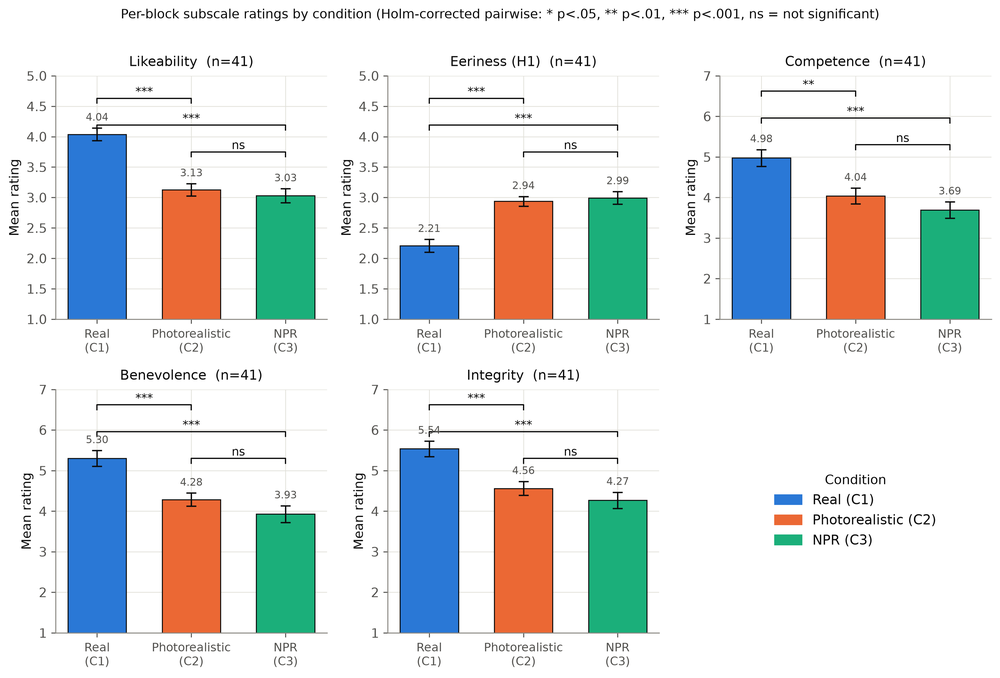
#> input picture thesis/figures/user_study/fig_subscales_grid.png, 1000 x 678 px, shrunk from 3415 x 2315 before the run, found by its file name
$ python subscale_panels.py
#> lines starting #> are read from the running program, lines starting #| are printed output that depends on the picture
#!/usr/bin/env python3
"""One standalone image per subscale, cut from the grid figure.

The grid (fig_subscales_grid) is right for the overview slide but each panel is
too small once a single hypothesis is on screen. This slices the grid into its
five panels at full resolution, so each H slide can carry only its own measure.

Cutting the existing figure rather than re-plotting keeps the panels byte-for-byte
identical to the ones in the thesis, and avoids needing the analysis stack
(pandas/pingouin) just to redraw them.

Run from this folder:  python3 subscale_panels.py
"""
from pathlib import Path

from PIL import Image

SRC = Path("/Users/nidanurgunay/ThesisMetaAvatar/thesis/figures/user_study/fig_subscales_grid.png")
OUT = Path("/Users/nidanurgunay/ThesisMetaAvatar/defense slide images/study figures")

# (x0, y0, x1, y1) as fractions of the grid, 3 columns x 2 rows, legend cell skipped
PANELS = {
    "subscale_1_likeability":  (0.005, 0.045, 0.330, 0.525),
    "subscale_2_eeriness":     (0.335, 0.045, 0.665, 0.525),
    "subscale_3_ability":      (0.670, 0.045, 0.998, 0.525),
    "subscale_4_benevolence":  (0.005, 0.525, 0.330, 0.998),
    "subscale_5_integrity":    (0.335, 0.525, 0.665, 0.998),
}


def main():
    src = Image.open(SRC)
#> src is the input picture: PIL image 1000x678 RGBA; mean R, G, B, A 220.9, 226.4, 226.9, 255
    W, H = src.size
#> W = 1000; H = 678
    for name, (x0, y0, x1, y1) in PANELS.items():
        box = (int(W * x0), int(H * y0), int(W * x1), int(H * y1))
        im = src.crop(box)
        dst = OUT / f"{name}.png"
        im.save(dst)
        print(f"{im.size[0]:5d} x {im.size[1]:5d}   {dst}")
#> this loop made 5 passes
#> pass 1, in main, `im = src.crop(box)`:
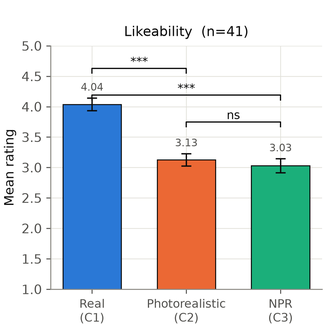
#> im: PIL image 325x325 RGBA; mean R, G, B, A 208.7, 217.2, 219.2, 255
#> pass 2, in main, `im = src.crop(box)`:
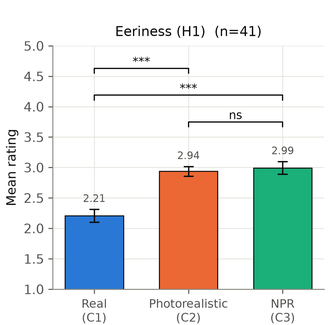
#> im: PIL image 330x325 RGBA; mean R, G, B, A 222.9, 227.1, 224, 255
#> pass 3, in main, `im = src.crop(box)`:
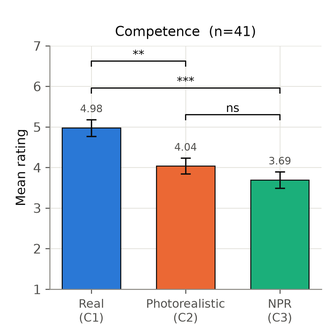
#> im: PIL image 328x325 RGBA; mean R, G, B, A 214.2, 220.9, 222.4, 255
#> after the loop:
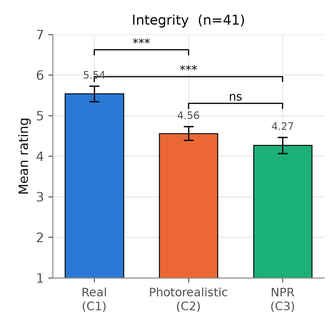
#> im: PIL image 330x321 RGBA; mean R, G, B, A 208.1, 216.2, 217.7, 255


if __name__ == "__main__":
    main()

$ run again, with thesis/figures/user_study/fig_manipulation_check.png copied over thesis/figures/user_study/fig_subscales_grid.png
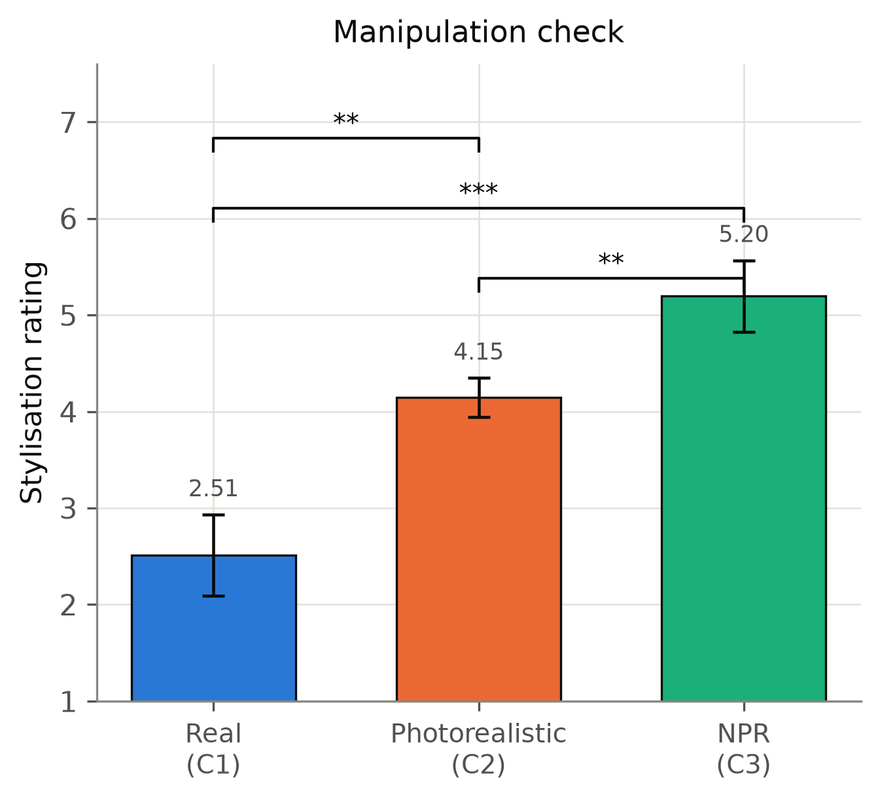
#> input picture thesis/figures/user_study/fig_manipulation_check.png, 880 x 802 px, shrunk from 1345 x 1225 before the run, found by its file name
#> in main, src is the input picture: PIL image 880x802 RGBA; mean R, G, B, A 219.3, 226.5, 220.9, 255
#> the loop in main, `for name, (x0, y0, x1, y1) in PANELS.items():` made 5 passes
#> pass 1, in main, `im = src.crop(box)`:
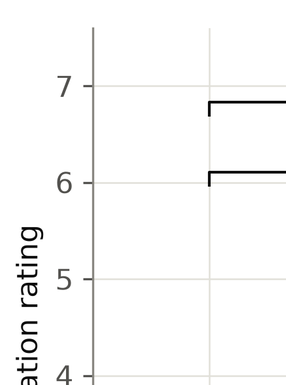
#> im: PIL image 286x385 RGBA; mean R, G, B, A 249.6, 249.6, 249.4, 255
#> after the loop in main, `for name, (x0, y0, x1, y1) in PANELS.items():`:
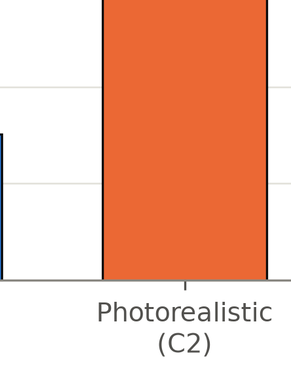
#> im: PIL image 291x379 RGBA; mean R, G, B, A 240.1, 186.4, 165.1, 255

$ run again, with thesis/figures/user_study/fig_rankings.png copied over thesis/figures/user_study/fig_subscales_grid.png
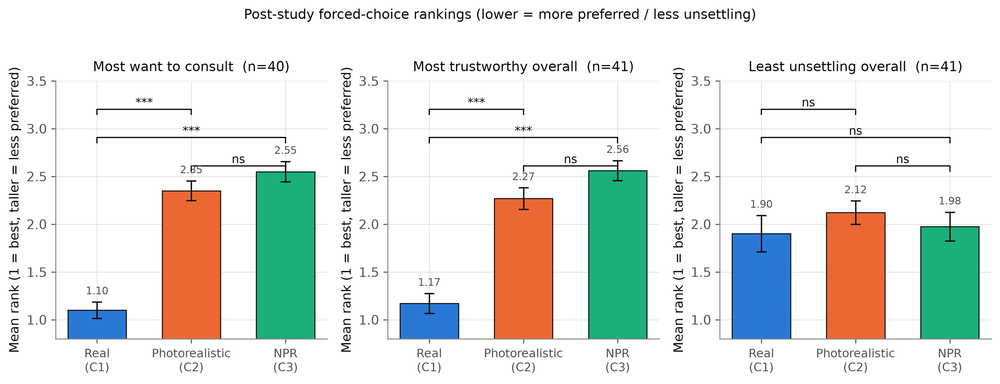
#> input picture thesis/figures/user_study/fig_rankings.png, 1000 x 384 px, shrunk from 3415 x 1310 before the run, found by its file name
#> in main, src is the input picture: PIL image 1000x384 RGBA; mean R, G, B, A 224.5, 228.2, 223.7, 255
#> the loop in main, `for name, (x0, y0, x1, y1) in PANELS.items():` made 5 passes
#> pass 1, in main, `im = src.crop(box)`:
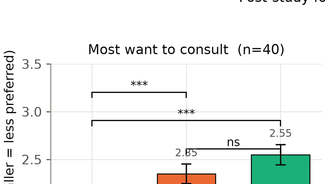
#> im: PIL image 325x184 RGBA; mean R, G, B, A 239.6, 242.4, 240.4, 255
#> after the loop in main, `for name, (x0, y0, x1, y1) in PANELS.items():`:
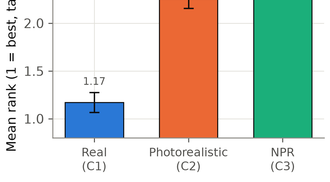
#> im: PIL image 330x182 RGBA; mean R, G, B, A 207.5, 212.3, 201.5, 255

$ run again, with thesis/figures/user_study/fig_tost_equivalence.png copied over thesis/figures/user_study/fig_subscales_grid.png
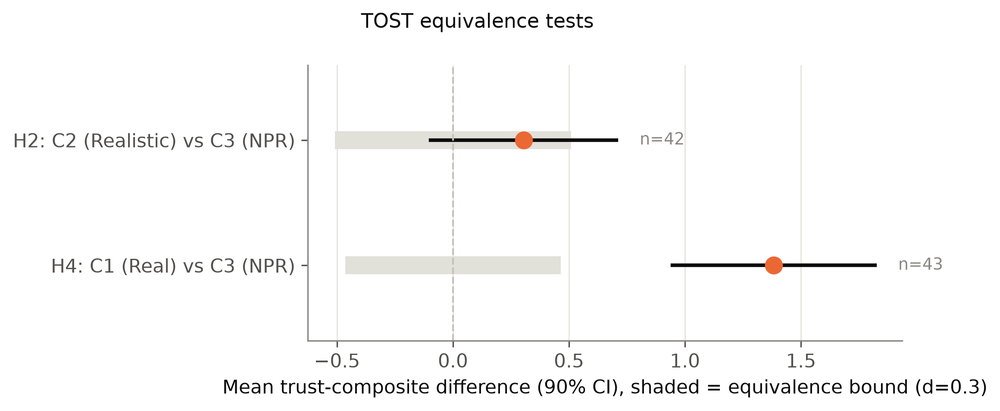
#> input picture thesis/figures/user_study/fig_tost_equivalence.png, 1000 x 411 px, shrunk from 2320 x 953 before the run, found by its file name
#> in main, src is the input picture: PIL image 1000x411 RGBA; mean R, G, B, A 249.7, 249.5, 249.2, 255
#> the loop in main, `for name, (x0, y0, x1, y1) in PANELS.items():` made 5 passes
#> pass 1, in main, `im = src.crop(box)`:
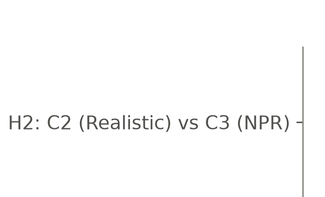
#> im: PIL image 325x197 RGBA; mean R, G, B, A 251.7, 251.7, 251.6, 255
#> after the loop in main, `for name, (x0, y0, x1, y1) in PANELS.items():`:
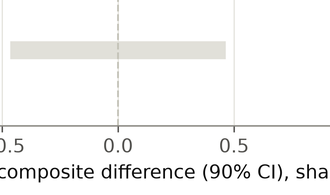
#> im: PIL image 330x195 RGBA; mean R, G, B, A 246.3, 246.2, 245.6, 255
